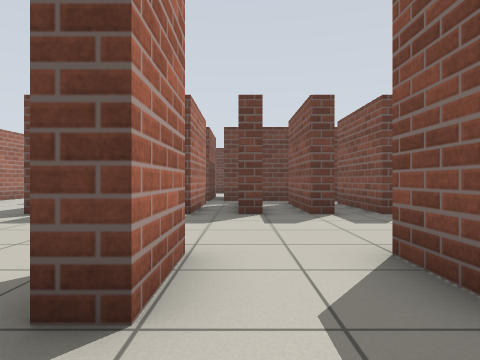
View 1 (above)

24 first-person views from a walk through a Gazebo world. The camera is 0.72 m above the floor, looks level and sees 75° across. The floor is counted in squares, 1 m on a side. Each view is taken from the middle of a square. On the plan, view 1 faces up. The plan holds only what a view shows up to about 10 squares ahead; the rest is blank.

View 2
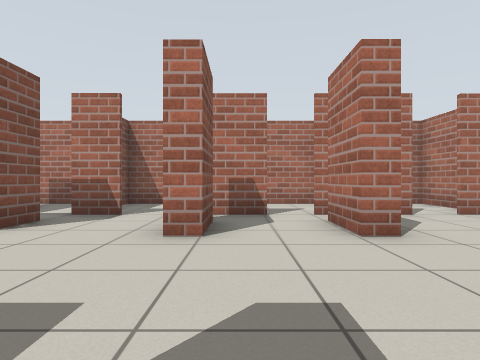

View 3
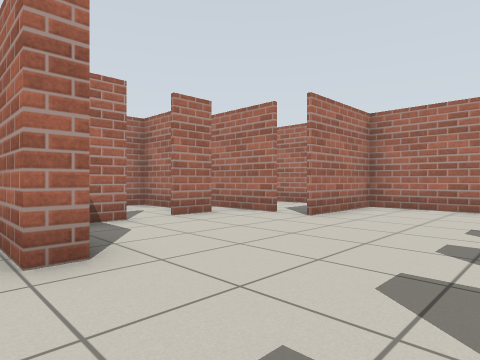

View 4
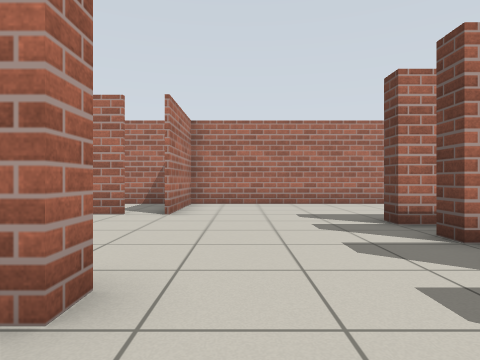

View 5
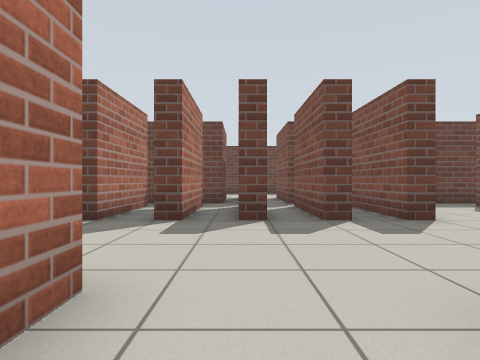

View 6
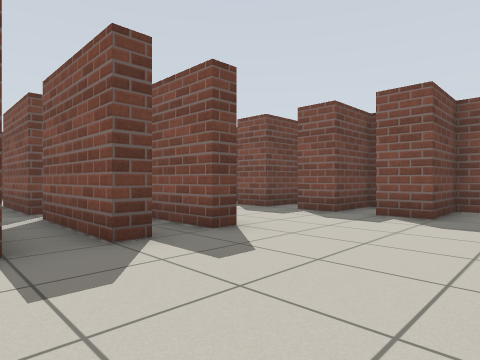

View 7
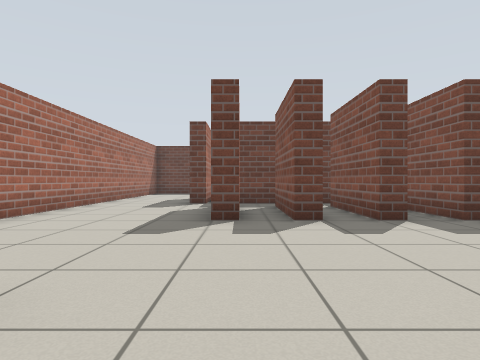

View 8
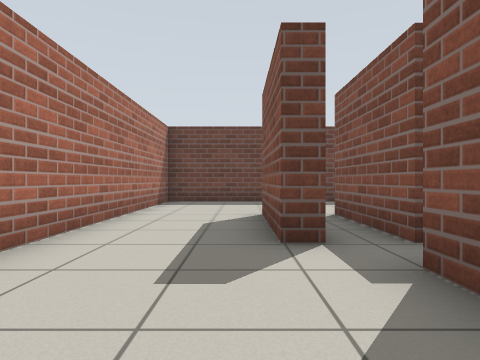

View 9
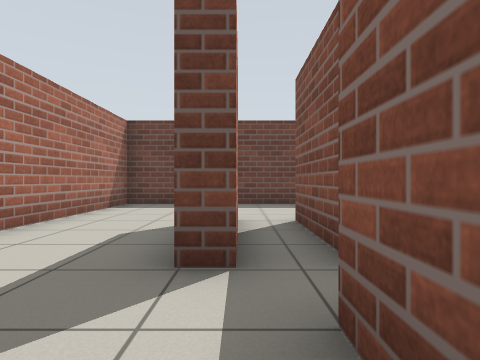

View 10
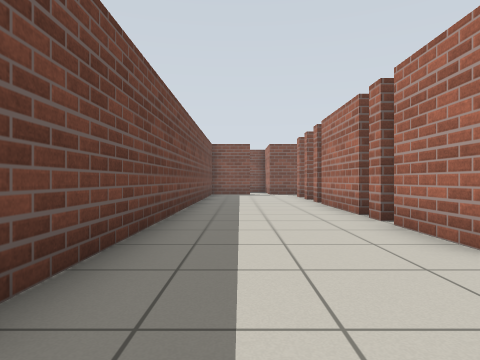

View 11
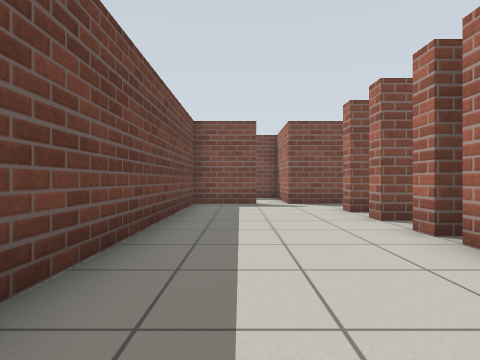

View 12
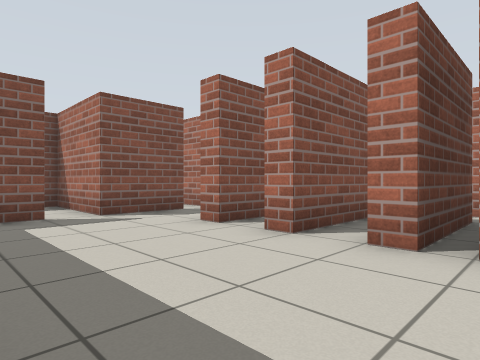

View 13
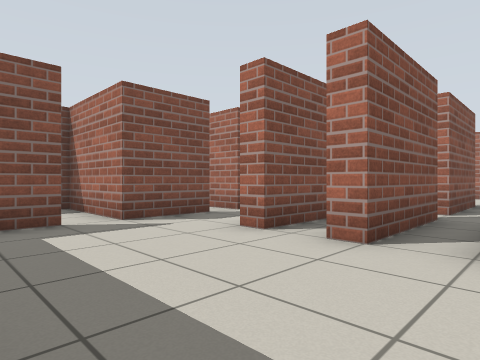

View 14
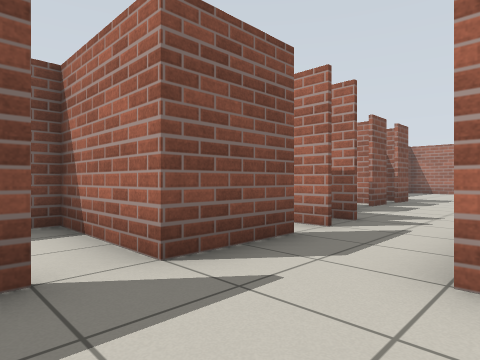

View 15
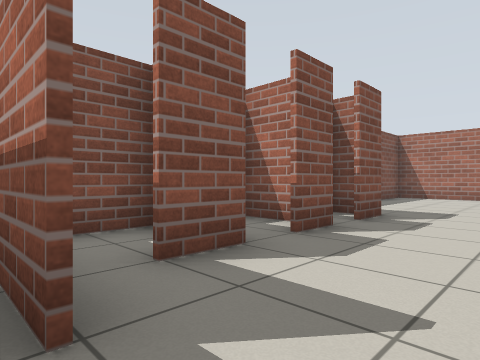

View 16
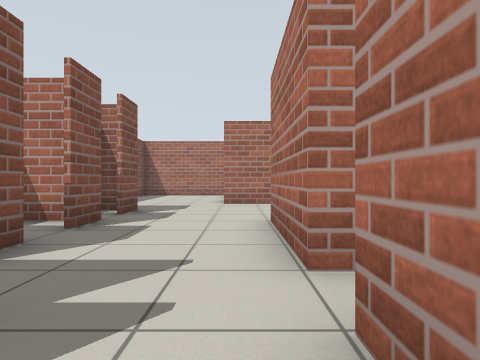

View 17
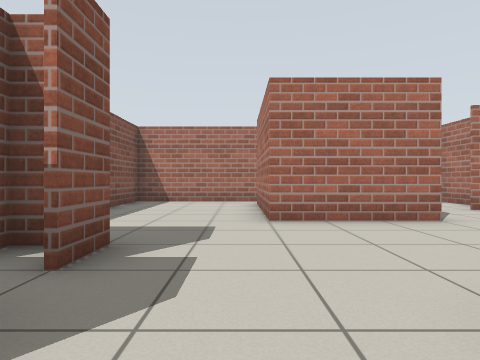

View 18
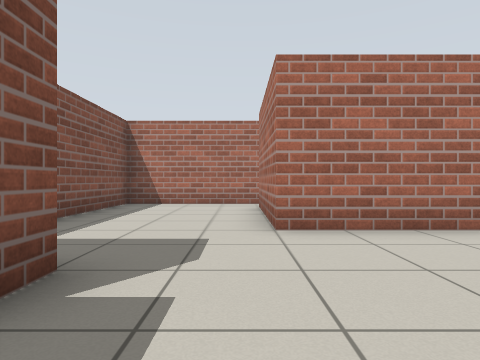

View 19
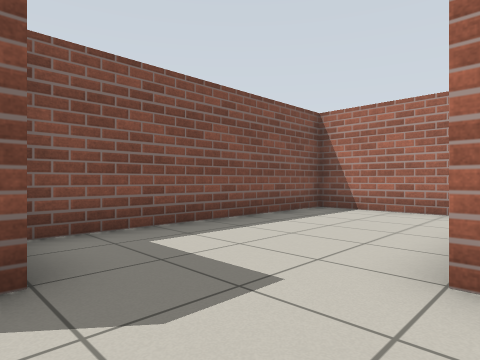

View 20
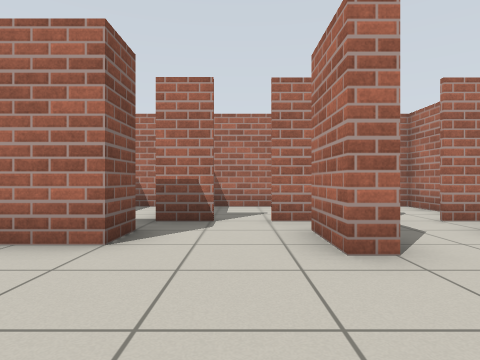

View 21
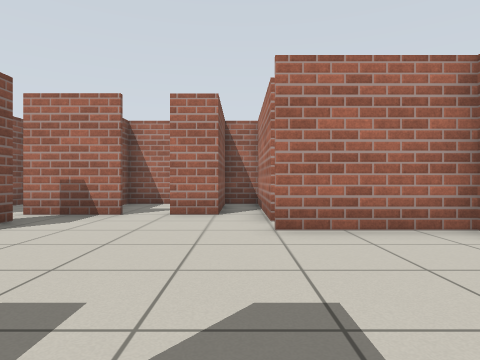

View 22
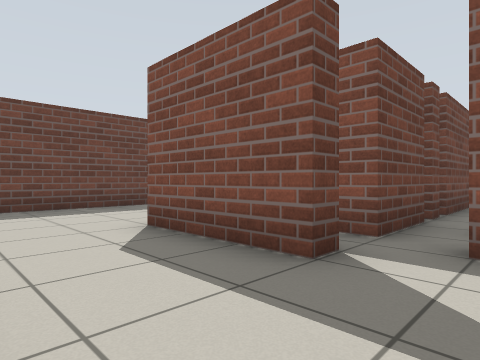

View 23
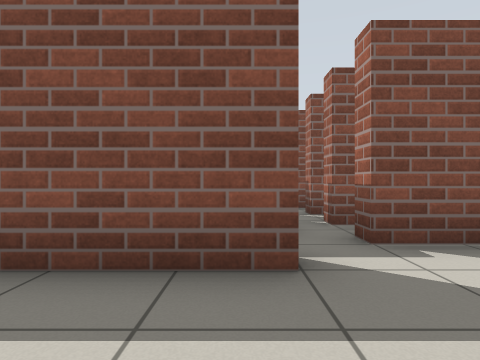

View 24
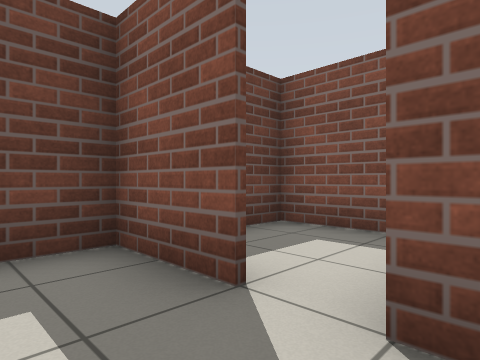

### Floor plan
Points are (right, up) in squares from view 1. A wall is a line through its corners. A room is listed if a view was taken in it or the views show most of it. See-through windows are left out.
Room 1 (view 1)
walls: (0.4, 0.6) (2.5, 0.6); (-1.6, -1) (-1.6, -2.5); (1.5, -2.2) (1.5, -1.8); (-2, -2.4) (0.3, -2.4)
ways out: opening at (-1, 1) to room 2; opening at (0.5, 2.5) to room 2; opening at (2, 1) to room 3
Room 2 (views 2, 3, 4, 6, 7, 8, 9, 10, 11, 12, 13, 14, 15, 16, 17, 18, 19, 20, 21, 22, 23, 24)
walls: (0.5, 9.6) (0.5, 6.5) (0, 6.5); (-1, 10.5) (-1.5, 10.5); (-2, 10.5) (-4, 10.5); (2.5, 10.5) (-0.5, 10.5); (-3, 9.5) (-2.5, 9.5); (-0.5, 13.5) (2.5, 13.5); (-1, 6.5) (-1.5, 6.5) (-1.5, 9.5) (-1, 9.5); (-1.6, 13.5) (-1, 13.5); (2, 6.5) (1.5, 6.5) (1.5, 9.5); (-2.5, 6.5) (-3, 6.5); (4.5, 10.5) (4.5, 13.5) (5, 13.5); (3, 13.5) (3.5, 13.5); (-4.5, 8.2) (-4.5, 9.5) (-4, 9.5); (3.5, 6.5) (3, 6.5); (-5, 10.5) (-5.5, 10.5) (-5.5, 13.6); (-4, 6.5) (-4.6, 6.5); (-4, 13.5) (-2, 13.5); (6, 9.5) (6.5, 9.5) (6.5, 6.5) (6, 6.5); (5, 6.5) (4.5, 6.5) (4.5, 9.6); (6.5, 11.4) (6.5, 10.5); (6, 13.5) (6.5, 13.5); (-1.1, 3) (-0.5, 3) (-0.5, 1.5) (-1.1, 1.5); (1.5, 1.6) (1.5, 3) (2, 3) (2, 1.5); (8.5, 12.5) (8.5, 14.5); (9.4, 8.5) (9.4, 9.6); (4.5, 1.5) (4.5, 2.6) (7.5, 2.6); (-2.6, 0.6) (-0.5, 0.6); (9.4, 6.5) (9.4, 7.5); (-5.5, 1.6) (-5.5, 0.1); (8.5, 15.5) (8.5, 17.4) (-8.4, 17.4) (-8.4, 2.6) (-5.5, 2.6); (10.3, 10.5) (8.9, 10.5); (-4.5, 0.6) (-3.5, 0.6); (9.4, 4.5) (9.4, 5.6)
ways out: opening at (-1, 1) to room 1; opening at (0.5, 2.5) to room 1; opening at (3.5, 2) to room 3; opening at (8, 3.5) to room 4; opening at (8, 15) to room 5; opening at (-3, 1) to room 6; opening at (9, 10)
Room 3 (view 5)
walls: (3.4, 0.6) (4.5, 0.6)
ways out: opening at (2, 1) to room 1; opening at (3.5, 2) to room 2; opening at (3, 0) to room 7; opening at (5.5, -0.5) to room 8
Room 4 (no view inside)
walls: (7.5, 2.6) (7.5, -1.4); (7.5, -2.4) (11.4, -2.4) (11.4, 4.5) (9.4, 4.5)
ways out: opening at (8, 3.5) to room 2; opening at (7, -2) to room 8
Room 5 (no view inside)
walls: (8.5, 14.5) (11.4, 14.5) (11.4, 17.4) (10.5, 17.4)
ways out: opening at (8, 15) to room 2
Room 6 (no view inside)
walls: (-4.5, -0.9) (-4.5, -2.5); (-1.5, -2.5) (-1.5, -1.9); (-5.5, 0.1) (-5.5, -2.4) (-2, -2.4)
ways out: opening at (-3, 1) to room 2
Room 7 (no view inside)
walls: (1.4, -0.9) (1.4, -2); (2.1, -2.4) (4.5, -2.4) (4.5, -1.9)
ways out: opening at (3, 0) to room 3
Room 8 (no view inside)
walls: (5.3, -2.4) (7.5, -2.4)
ways out: opening at (5.5, -0.5) to room 3; opening at (7, -2) to room 4

Positions as (right, up) in squares from view 1, and headings:
1: (0, 0), facing up
2: (1, 7), facing down
3: (0, 6), facing down-left
4: (1, 4), facing left
5: (3, 1), facing up
6: (3, 3), facing up-right
7: (-4, 1), facing up
8: (-6, 7), facing up
9: (-5, 8), facing up
10: (-7, 16), facing right
11: (-1, 16), facing right
12: (2, 17), facing down-right
13: (3, 17), facing down-right
14: (6, 16), facing down-right
15: (7, 11), facing down-right
16: (7, 12), facing down
17: (8, 8), facing down
18: (8, 7), facing down
19: (7, 5), facing down-right
20: (3, 6), facing down
21: (-5, 7), facing down
22: (-8, 9), facing up-right
23: (-8, 11), facing right
24: (7, 14), facing up-right
